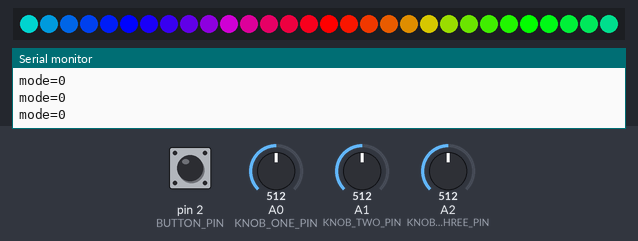
This sketch was run on a simulated Arduino Uno, built with avr-gcc and run on an emulated ATmega328P. On the bench: 30 RGB LEDs in strip order, left to right, the last lines printed to the serial monitor. Inputs (shaded band) come from the test bench; at power-on: A1 (KNOB_TWO_PIN) = 512, pin 2 (BUTTON_PIN) HIGH, A0 (KNOB_ONE_PIN) = 512, A2 (KNOB_THREE_PIN) = 512. Dim RGB values are drawn brighter than linear.

Above: at 1.2 s.
1.3 s: A1 (KNOB_TWO_PIN) set to 0
At 1.77 s:
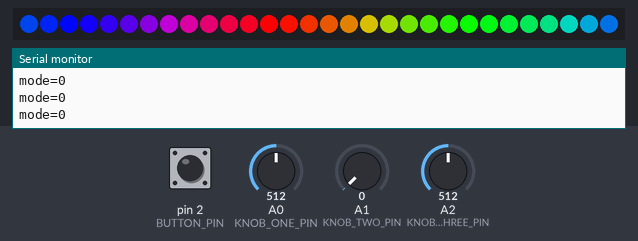
4.3 s: pin 2 (BUTTON_PIN) pulled LOW for 0.15 s
At 5.2 s:
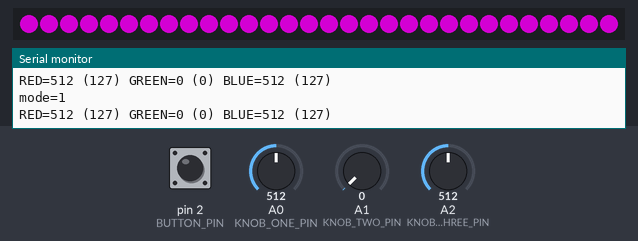
5.9 s: A1 (KNOB_TWO_PIN) set to 306
At 7.0 s:
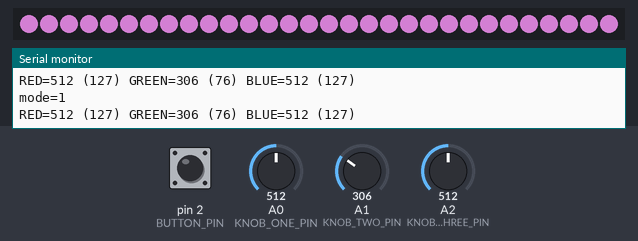
7.4 s: A0 (KNOB_ONE_PIN) set to 306
At 8.6 s:
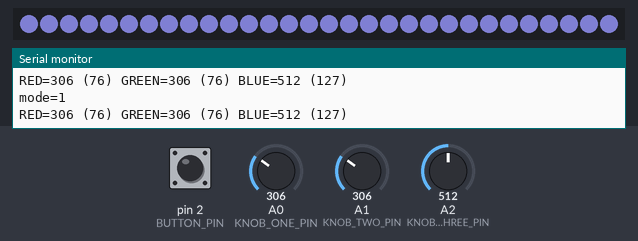
8.9 s: A2 (KNOB_THREE_PIN) set to 306
10.4 s: A0 (KNOB_ONE_PIN) set to 511
At 11.1 s:
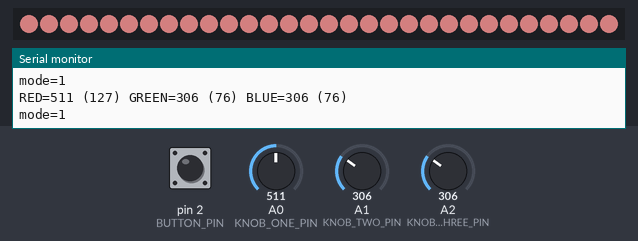
Timing chart, 0 to 12.9 s (numbered marks = the images above; inputs shaded):
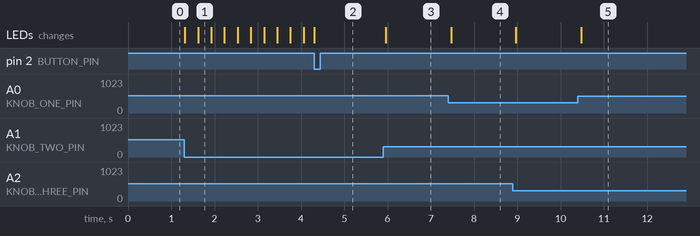

Measured:
- after the input at 1.3 s, the LEDs: first change at once (image 1 shows a later state)
- after the input at 4.3 s, the LEDs: change at once (image 2)
- after the input at 5.9 s, the LEDs: change after 0.06 s (image 3)
- after the input at 7.4 s, the LEDs: change after 0.07 s (image 4)
- after the input at 10.4 s, the LEDs: change after 0.08 s (image 5)

The sketch:

FullExample.ino
```cpp
#include <Adafruit_NeoPixel.h>
#include <avr/power.h>

const int KNOB_ONE_PIN   = A0 ;
const int KNOB_TWO_PIN   = A1 ;
const int KNOB_THREE_PIN = A2 ;
const int BUTTON_PIN     =  2 ;  // The number of the pushbutton pin
const int NEOPIXEL_PIN   =  6 ;  // The number of the LED pin
const int NUMPIXELS      = 30 ;  // The number of LEDs in the LED strip.

int mode ;

const int MODE_RAINBOW      = 0;
const int MODE_RGB_CONTROL  = 1;
const int MODE_CURSOR       = 2;
const int MODE_COLOR_WIPE   = 3;


Adafruit_NeoPixel strip = Adafruit_NeoPixel(NUMPIXELS, NEOPIXEL_PIN, NEO_GRB + NEO_KHZ800);

void setup() {
  strip.begin(); // This initializes the NeoPixel library.
  pinMode(BUTTON_PIN, INPUT_PULLUP); // Initialize the pushbutton pin as an input
                                     // and high by default.
  Serial.begin(9600); // initialize serial communications at 9600 bps:
}

void loop() {
  // Check button state.
  static int lastButtonState = HIGH;
  int buttonState = digitalRead(BUTTON_PIN); // read the state of the button.
  if (buttonState != lastButtonState ) { // Check to see if the button has changed state
    lastButtonState = buttonState ; // The button changed, update the last button state.
    if( buttonState == LOW ) { // check to see if the button is currently down.
      Serial.print("Button has pressed...");
      mode++ ;
    }
  }

  // Depending on the mode show a different pattern.
  Serial.println("mode=" + String(mode) );
  switch( mode ) {
    case MODE_RGB_CONTROL:
    {
      ModeRGBControl();
      break ;
    }
    case MODE_CURSOR: {
      Cursors();
      break ;
    }
    case MODE_COLOR_WIPE: {
      ColorWipe();
      break ;
    }
    case MODE_RAINBOW:
    default:
    {
      mode = 0 ;
      ModeRainbow();
      break ;
    }
  }
}

void ModeRGBControl() {

  int potOneValue   = analogRead(KNOB_ONE_PIN);
  int potTwoValue   = analogRead(KNOB_TWO_PIN);
  int potThreeValue = analogRead(KNOB_THREE_PIN);

  unsigned char red   = map(potOneValue,0,1023,0,255) ;
  unsigned char green = map(potTwoValue,0,1023,0,255) ;
  unsigned char blue  = map(potThreeValue,0,1023,0,255) ;

  // print the results
  Serial.print("RED=" + String(potOneValue) + " (" + String(red) + ") ");
  Serial.print("GREEN=" + String(potTwoValue) + " (" + String(green) + ") ");
  Serial.println("BLUE=" + String(potThreeValue) + " (" + String(blue) + ") ");

  for( int pixel = 0 ; pixel < NUMPIXELS ; pixel++ ) {
    strip.setPixelColor(pixel, strip.Color(red,green,blue));
  }
  strip.show(); // This sends the updated pixel color to the hardware.
}


// Input a value 0 to 255 to get a color value.
// The colours are a transition r - g - b - back to r.
uint32_t Wheel(byte WheelPos) {
  WheelPos = 255 - WheelPos;
  if(WheelPos < 85) {
    return strip.Color(255 - WheelPos * 3, 0, WheelPos * 3);
  }
  if(WheelPos < 170) {
    WheelPos -= 85;
    return strip.Color(0, WheelPos * 3, 255 - WheelPos * 3);
  }
  WheelPos -= 170;
  return strip.Color(WheelPos * 3, 255 - WheelPos * 3, 0);
}

void ModeRainbow() {

  uint16_t cursorPos = map(analogRead(KNOB_TWO_PIN),0,1023,0,255) ;

  static uint16_t j = 0 ;
  if( cursorPos == 0 ) {
    // Roating rainbow.

    for(uint16_t i=0; i< strip.numPixels(); i++) {
      strip.setPixelColor(i, Wheel(((i * 256 / strip.numPixels()) + j) & 255));
    }
    j++;
  } else {
    j = cursorPos ;
    for(uint16_t i=0; i< strip.numPixels(); i++) {
      strip.setPixelColor(i, Wheel(((i * 256 / strip.numPixels()) + j ) & 255));
    }

  }
  strip.show();
  delay(10);

}

void Cursors() {

  uint32_t backgroundColor = Wheel( map(analogRead(KNOB_ONE_PIN),0,1023,0,255)) ;
  uint32_t cursorColor     = Wheel( map(analogRead(KNOB_TWO_PIN),0,1023,0,255)) ;
  uint16_t cursorPos       = map(analogRead(KNOB_THREE_PIN),0,1023,0,strip.numPixels()) ;


  for(uint16_t i=0; i< strip.numPixels(); i++) {
    if( i == cursorPos ) {
      // Set the color of the cursor
      strip.setPixelColor(i, cursorColor );
    } else {
       // Set the background color.
       strip.setPixelColor(i, backgroundColor );
    }
  }
  strip.show();
}

void ColorWipe() {
  uint32_t oneColor      = Wheel( map(analogRead(KNOB_ONE_PIN),  0,1023,0,255)) ;
  uint32_t twoColor      = Wheel( map(analogRead(KNOB_TWO_PIN),  0,1023,0,255)) ;
  uint32_t rotationSpeed = map(analogRead(KNOB_THREE_PIN),0,1023,5,40) ;

  static unsigned char wipeMode = 0 ;
  static uint32_t pixelCursor = 0 ;

  pixelCursor++ ;
  if( pixelCursor > strip.numPixels() ) {
    wipeMode++;
    pixelCursor = 0 ;
  }

  if( wipeMode >= 2 ) {
    wipeMode = 0 ;
    pixelCursor = 0 ;
  }

  switch( wipeMode ) {
    default:
    case 0: {
      strip.setPixelColor(pixelCursor, oneColor );
      break;
    }
    case 1: {
      strip.setPixelColor(pixelCursor, twoColor );
      break;
    }
  }

  delay(rotationSpeed);
  strip.show();
}
```
